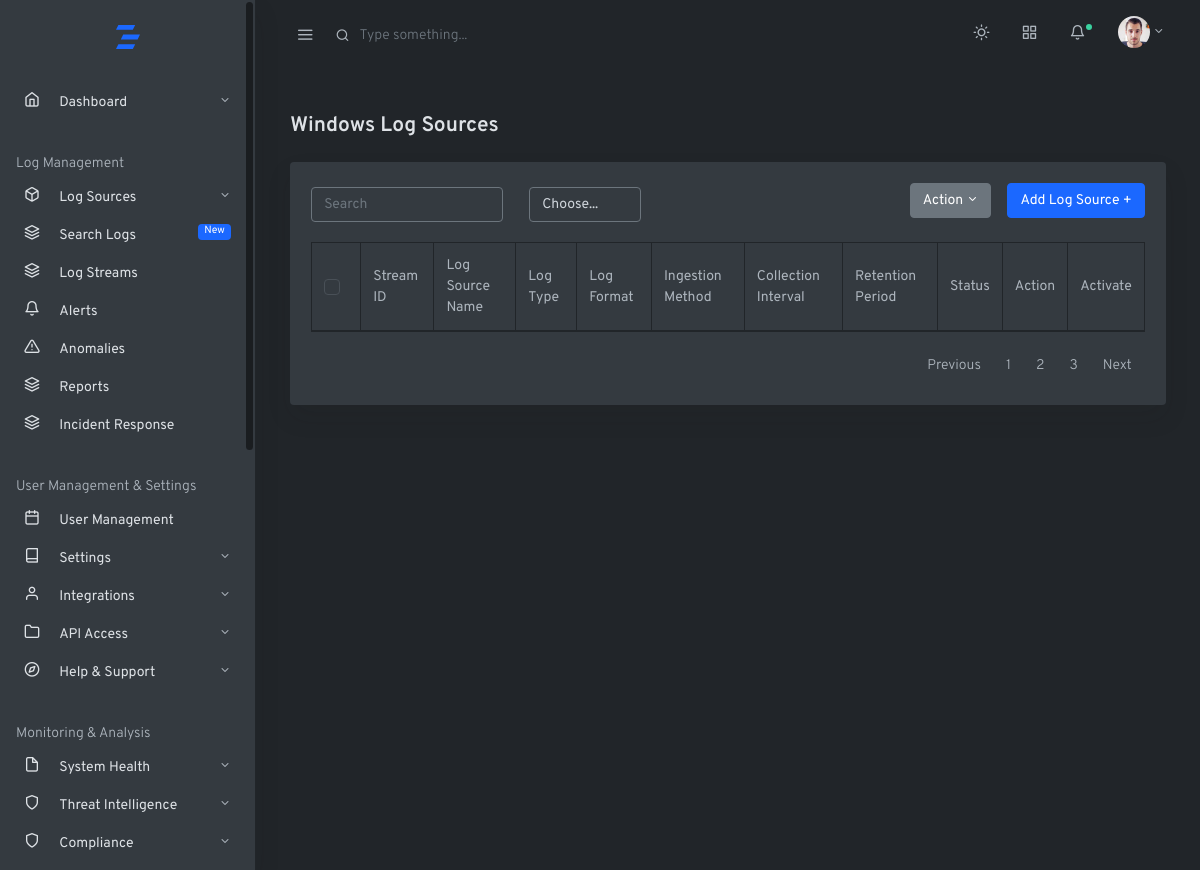
Page /home/logs-source/system/windows/ on the earlier database version.
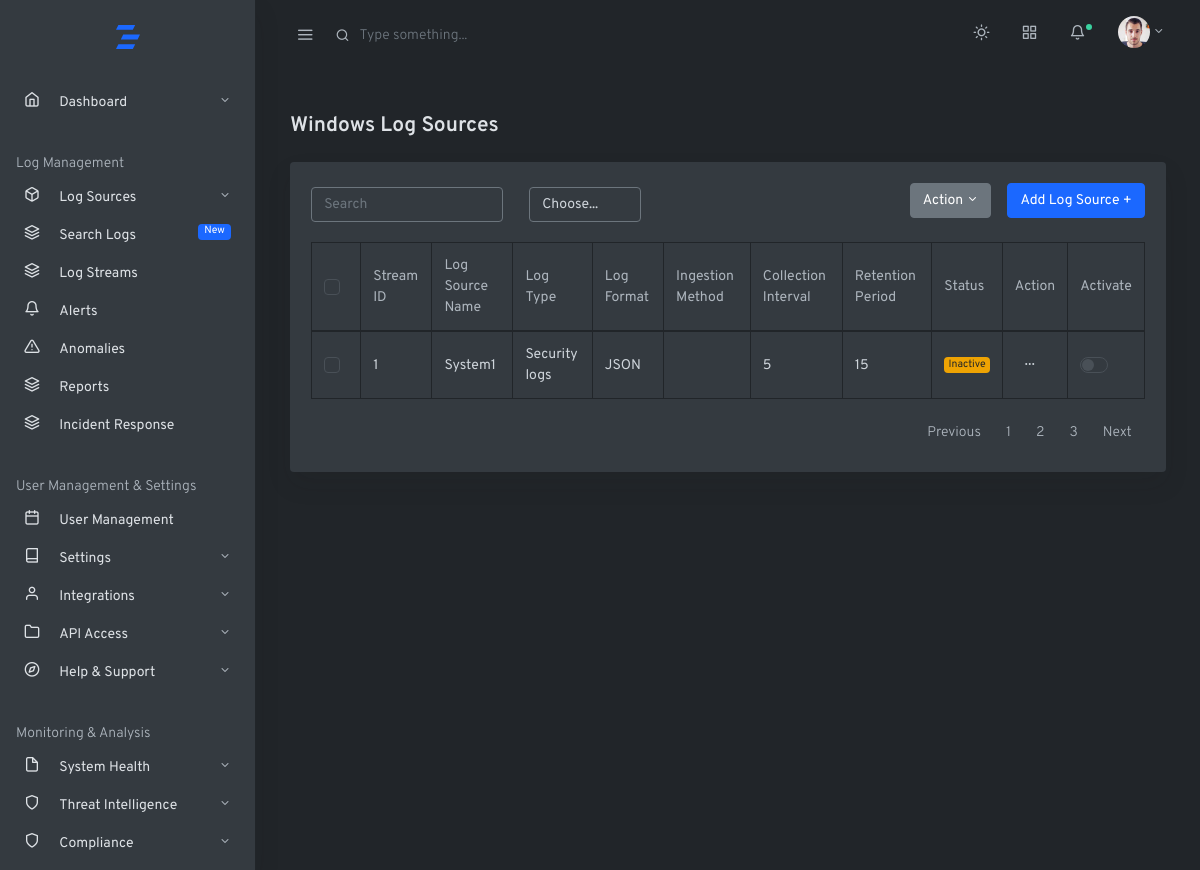
Same page on the later database version.
### log_management_app/models.py (models this page shows, shortened)
class WindowsLogSource(models.Model):
    LOG_TYPES = [
        ('All', 'All'),
        ('Application', 'Application logs'),
        ('Security', 'Security logs'),
        ('Setup', 'Setup logs'),
        ('System', 'System Logs'),
    ]
    MACHINE_TYPE = [
        ('Single machine', 'Single machine'),
        ('PowerShellScripts', 'Windows PowerShell Commands'),
    ]
    log_source_name = models.CharField(max_length=100)
    log_type = models.CharField(max_length=20, choices=LOG_TYPES)
    log_format = models.CharField(max_length=50)
    machine_type = models.CharField(max_length=30, choices=MACHINE_TYPE, default='Single machine')
    collection_interval = models.CharField(max_length=50, default=5)
    log_retention_period = models.CharField(max_length=100,default=5)

### log_management_app/views.py (the view)
# urls.py: path('home/logs-source/system/windows/', views.system_windows_logs, name='system_windows_logs'),
def system_windows_logs(request):
    log_sources=WindowsLogSource.objects.all()
    context={'log_sources':log_sources}
    return render(request,'baseapp/logsources/systemlogs/windows.html',context)

### log_management_app/templates/baseapp/logsources/systemlogs/windows.html (shortened to what the changed rows need)
{%extends 'mainhome.html'%}
{%block content%}
<div class="container-fluid">
    <div class="row justify-content-center">
      <div class="col-12">
        <div class="row">
          <div class="col-md-12 my-4">
            <h2 class="h4 mb-1">Windows Log Sources</h2>
            <div class="card shadow">
              <div class="card-body">
                <table class="table table-bordered">
                  <thead>
                    <tr role="row">
                      <th>
                        <div class="custom-control custom-checkbox">
                        </div>
                      </th>
                      <th>Stream ID</th>
                      <th>Log Source Name</th>
                      <th>Log Type</th>
                      <th>Log Format</th>
                      <th>Ingestion Method</th>
                      <th>Collection Interval</th>
                      <th>Retention Period</th>
                      <th>Status</th>
                      <th>Action</th>
                      <th>Activate</th>
                    </tr>
                  </thead>
                  <tbody>
                    {% for log_source in log_sources %}
                    <tr>
                      <td>
                        <div class="custom-control custom-checkbox">
                        </div>
                      </td>
                      <td>{{ log_source.id }}</td>
                      <td>{{ log_source.log_source_name }}</td>
                      <td>{{ log_source.get_log_type_display }}</td>
                      <td>{{ log_source.log_format }}</td>
                      <td>{{ log_source.get_ingestion_method_display }}</td>
                      <td>{{ log_source.collection_interval }}</td>
                      <td>{{ log_source.log_retention_period }}</td>
                      <td>
                        {% if log_source.status == "Active" %}
                          <span class="badge badge-success">Active</span>
                        {% else %}
                          <span class="badge badge-warning">Inactive</span>
                        {% endif %}
                      </td>
                      <td>
                        <button class="btn btn-sm dropdown-toggle more-horizontal" type="button" data-toggle="dropdown" aria-haspopup="true" aria-expanded="false">
                        </button>
                      </td>
                      <td>
                        <div class="custom-control custom-switch">
                        </div>
                      </td>
                    </tr>
                    {% endfor %}
                  </tbody>
                </table>
              </div>
            </div>
          </div>
        </div>
      </div>
    </div>
  </div>
{%endblock%}

Differences in the rows shown:
added WindowsLogSource: id "1", log_source_name "System1", log_type "Security logs", log_format "JSON", collection_interval "5", log_retention_period "15"
